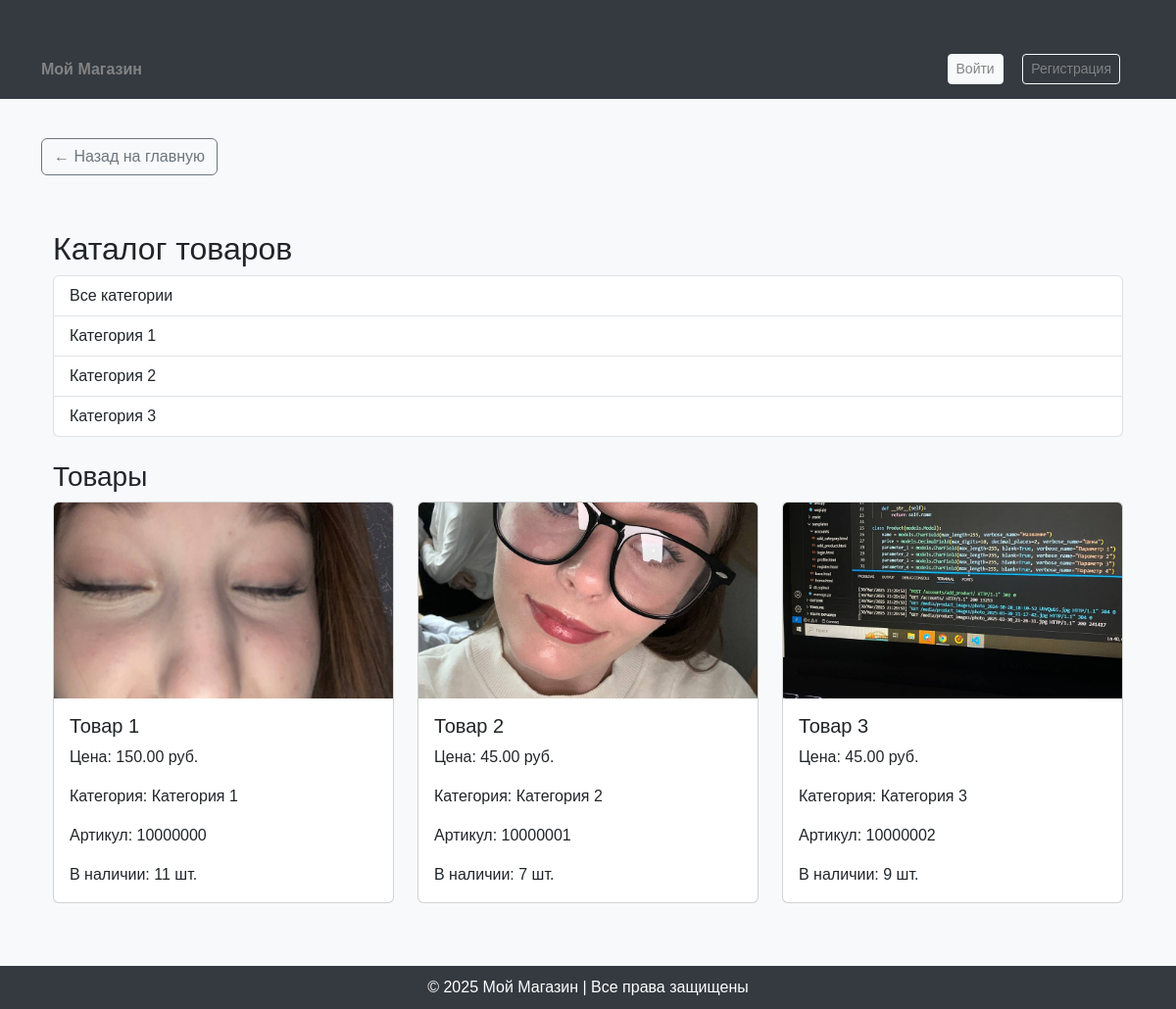
The page /accounts/catalog/ on the database as committed earlier.
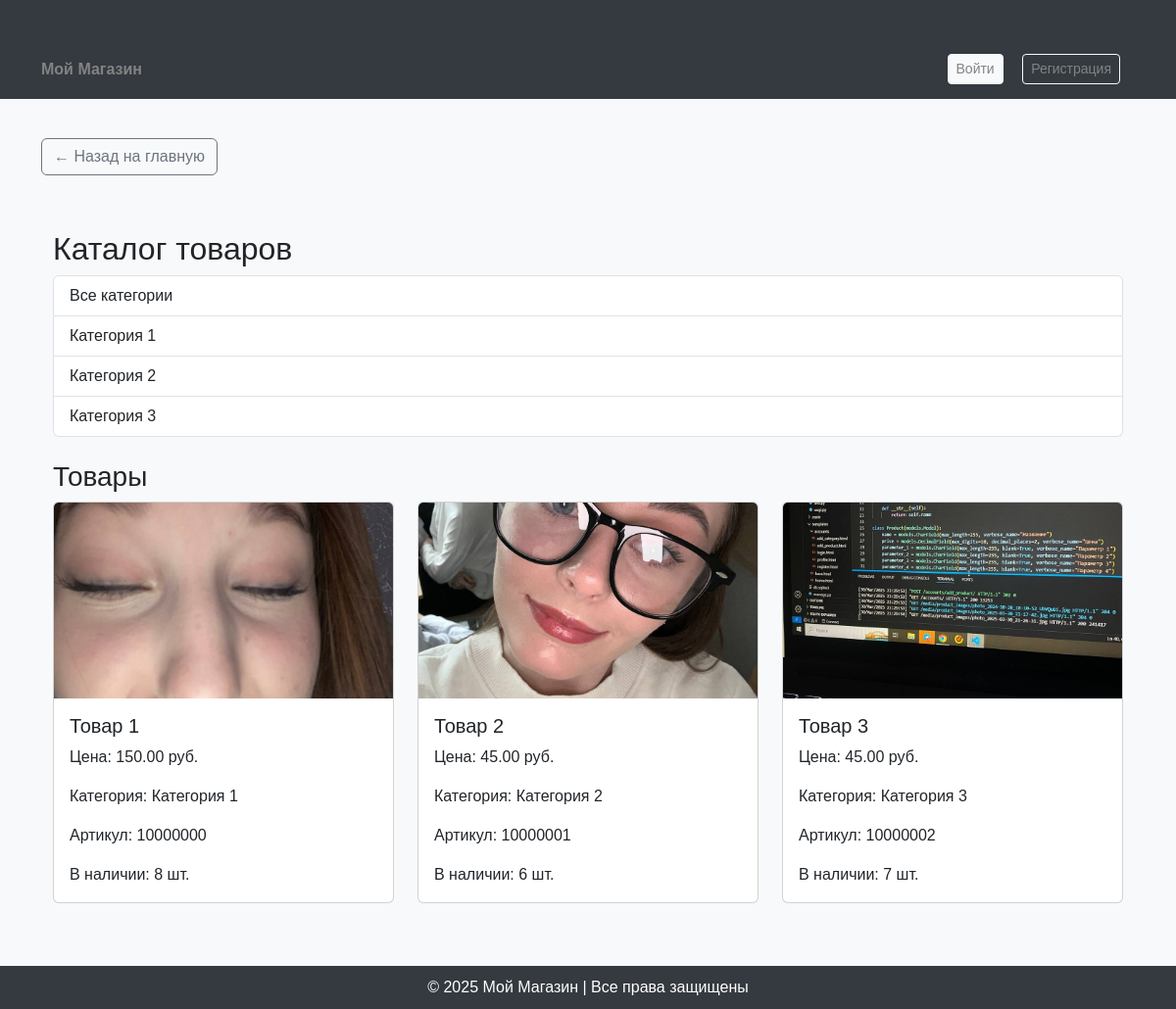
The same page on the database as committed later.
### accounts/models.py (models this page shows, shortened)
class Category(models.Model):
    name = models.CharField(max_length=255, unique=True, verbose_name="Название категории")

class Product(models.Model):
    name = models.CharField(max_length=255, verbose_name="Название")
    price = models.DecimalField(max_digits=10, decimal_places=2, verbose_name="Цена")
    parameter_1 = models.CharField(max_length=255, blank=True, verbose_name="Параметр 1")
    parameter_2 = models.CharField(max_length=255, blank=True, verbose_name="Параметр 2")
    parameter_3 = models.CharField(max_length=255, blank=True, verbose_name="Параметр 3")
    parameter_4 = models.CharField(max_length=255, blank=True, verbose_name="Параметр 4")
    parameter_5 = models.CharField(max_length=255, blank=True, verbose_name="Параметр 5")
    category = models.ForeignKey(Category, on_delete=models.CASCADE, verbose_name="Категория")
    sku = models.CharField(max_length=50, unique=True, verbose_name="Артикул", blank=True)
    image = models.ImageField(upload_to="product_images/", blank=True, null=True, verbose_name="Изображение")
    description = models.TextField(blank=True, null=True, verbose_name="Описание")  # Новое поле для описания
    stock_quantity = models.PositiveIntegerField(default=0, verbose_name="Количество в наличии")  # Новое поле для количества товара

### accounts/views.py (the view)
# urls.py: path('catalog/', views.catalog_view, name='catalog'),
def catalog_view(request, category_id=None):
    categories = Category.objects.all()
    if category_id:
        products = Product.objects.filter(category_id=category_id)
    else:
        products = Product.objects.all()
    return render(request, 'accounts/catalog.html', {
        'categories': categories,
        'products': products
    })

### accounts/context_processors.py (called while the page is built)
def notification_counter(request):
    if request.user.is_authenticated:
        count = Notification.objects.filter(user=request.user, is_read=False).count()
        return {'unread_notifications_count': count}
    return {}

### templates/accounts/catalog.html
{% extends 'base.html' %}
{% block content %}
<a href="{% url 'home' %}" class="btn btn-outline-secondary mb-3">
    ← Назад на главную
</a>
<div class="container">
    <h2>Каталог товаров</h2>
    <div class="list-group">
        <a href="{% url 'catalog' %}" class="list-group-item list-group-item-action">Все категории</a>
        {% for category in categories %}
        <a href="{% url 'catalog_by_category' category.id %}" class="list-group-item list-group-item-action">{{ category.name }}</a>
        {% endfor %}
    </div>
    <div class="mt-4">
        <h3>Товары</h3>
        {% if products %}
        <div class="row">
            {% for product in products %}
                {% include 'includes/product_card.html' %}
            {% endfor %}
        </div>
        {% else %}
        <p class="text-center">Товары не найдены.</p>
        {% endif %}
    </div>
</div>
{% endblock %}

### templates/base.html (shortened to what this page needs)
<!DOCTYPE html>
<html lang="ru">
<head>
    <link rel="stylesheet" href="https://cdn.jsdelivr.net/npm/bootstrap@5.3.0/dist/css/bootstrap.min.css">
    <link href="https://cdn.jsdelivr.net/npm/bootstrap-icons@1.10.5/font/bootstrap-icons.css" rel="stylesheet">
</head>
<body>
    <header>
        <nav class="navbar">
            <div class="container">
                <a href="{% url 'home' %}" class="fw-bold">Мой Магазин</a>
                <div>
                    {% if user.is_authenticated %}
                    <form method="get" action="{% url 'search' %}" class="d-inline me-3">
                        <input type="text" name="q" class="form-control-sm d-inline-block"
                            placeholder="Поиск товаров..." style="width:300px; display: inline-block;">
                        <button type="submit" class="btn btn-warning btn-sm">Найти</button>
                    </form>
                    <a href="{% url 'catalog' %}" class="text-white me-3">Каталог</a>
                    {% if user.is_authenticated and not user.is_superuser %}
                    <li class="nav-item d-inline-block">
                        <a class="nav-link position-relative" href="{% url 'cart' %}">
                            <i class="bi bi-cart" style="font-size: 1.4rem; color: white;"></i>
                        </a>
                    </li>
                    <a href="{% url 'delivery' %}" class="text-white me-3" title="Доставка">
                        <i class="bi bi-truck" style="font-size: 1.4rem;"></i>
                    </a>
                    <a href="{% url 'notifications' %}" class="text-white me-3 position-relative" title="Уведомления">
                        <i class="bi bi-bell" style="font-size: 1.4rem;"></i>
                        {% if unread_notifications_count > 0 %}
                        <span class="position-absolute top-0 start-100 translate-middle badge rounded-pill bg-danger">
                            {{ unread_notifications_count }}
                        </span>
                        {% endif %}
                    </a>
                    {% endif %}
                    <span class="text-white me-3">Привет, {{ user.username }}</span>
                    {% if user.userprofile.profile_picture %}
                    <a href="{% url 'profile' %}">
                        <img src="{{ user.userprofile.profile_picture.url }}" alt="Profile" class="profile-icon">
                    </a>
                    {% else %}
                    <a href="{% url 'profile' %}">
                        <span class="username-text">{{ user.username|slice:":1" }}</span>
                    </a>
                    {% endif %}
                    <a href="{% url 'logout' %}" class="btn btn-outline-light btn-sm">Выйти</a>
                    {% else %}
                    <a href="{% url 'login' %}" class="btn btn-light btn-sm">Войти</a>
                    <a href="{% url 'register' %}" class="btn btn-outline-light btn-sm">Регистрация</a>
                    {% endif %}
                </div>
            </div>
        </nav>
    </header>
    <main class="container">
        {% block content %}{% endblock %}
    </main>
    <footer>
        © 2025 Мой Магазин | Все права защищены
    </footer>
</body>
</html>

### templates/includes/product_card.html
<div class="col-md-4 mb-4">
    <a href="{% url 'product_detail' product.id %}" class="text-decoration-none text-dark">
        <div class="card">
            {% if product.image %}
            <img src="{{ product.image.url }}" class="card-img-top" alt="{{ product.name }}"
                 style="object-fit: cover; height: 200px;">
            {% else %}
            <img src="https://via.placeholder.com/300x200" class="card-img-top" alt="No Image Available"
                 style="object-fit: cover; height: 200px;">
            {% endif %}
            <div class="card-body">
                <h5 class="card-title">{{ product.name }}</h5>
                <p class="card-text">Цена: {{ product.price }} руб.</p>
                <p class="card-text">Категория: {{ product.category.name }}</p>
                <p class="card-text">Артикул: {{ product.sku }}</p>
                <p class="card-text">В наличии: {{ product.stock_quantity }} шт.</p>
            </div>
        </div>
    </a>
</div>

### templates/base.html (style rules this page uses)
body { background-color: #f8f9fa; font-family: 'Arial', sans-serif; }
.navbar { background-color: #343a40; padding: 15px; }
.navbar a { color: rgb(131, 131, 131); text-decoration: none; margin-right: 15px; }
.container { margin-top: 40px; }
footer { background-color: #343a40; color: white; text-align: center; padding: 10px; margin-top: 40px; }
.card { transition: transform 0.3s ease, box-shadow 0.3s ease; }

Rows that differ between the two databases and show on the page:
changed Product "Товар 1": stock_quantity "11" → "8"
changed Product "Товар 2": stock_quantity "7" → "6"
changed Product "Товар 3": stock_quantity "9" → "7"
